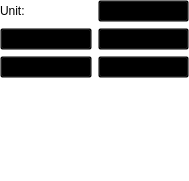
<?xml version="1.0" encoding="UTF-8"?>
<ui version="4.0">
 <class>Aquisition</class>
 <widget class="QWidget" name="Aquisition">
  <property name="geometry">
   <rect>
    <x>0</x>
    <y>0</y>
    <width>189</width>
    <height>181</height>
   </rect>
  </property>
  <property name="windowTitle">
   <string>Form</string>
  </property>
  <property name="autoFillBackground">
   <bool>false</bool>
  </property>
  <property name="styleSheet">
   <string notr="true">background-color:transparent;</string>
  </property>
  <layout class="QGridLayout" name="gridLayout">
   <property name="leftMargin">
    <number>0</number>
   </property>
   <property name="topMargin">
    <number>0</number>
   </property>
   <property name="rightMargin">
    <number>0</number>
   </property>
   <property name="bottomMargin">
    <number>0</number>
   </property>
   <item row="2" column="1">
    <widget class="QPushButton" name="m_pStop">
     <property name="text">
      <string>Stop</string>
     </property>
    </widget>
   </item>
   <item row="2" column="0">
    <widget class="QPushButton" name="m_pStart">
     <property name="text">
      <string>Start</string>
     </property>
    </widget>
   </item>
   <item row="5" column="0">
    <spacer name="verticalSpacer">
     <property name="orientation">
      <enum>Qt::Vertical</enum>
     </property>
     <property name="sizeHint" stdset="0">
      <size>
       <width>20</width>
       <height>40</height>
      </size>
     </property>
    </spacer>
   </item>
   <item row="3" column="0">
    <widget class="QPushButton" name="m_pClear">
     <property name="text">
      <string>Clear</string>
     </property>
    </widget>
   </item>
   <item row="0" column="0">
    <widget class="QLabel" name="label_2">
     <property name="text">
      <string>Unit:</string>
     </property>
    </widget>
   </item>
   <item row="0" column="1">
    <widget class="QComboBox" name="comboBox"/>
   </item>
   <item row="3" column="1">
    <widget class="QPushButton" name="m_pAquire">
     <property name="text">
      <string>Aquire</string>
     </property>
    </widget>
   </item>
  </layout>
 </widget>
 <resources/>
 <connections>
  <connection>
   <sender>Aquisition</sender>
   <signal>showAquire(bool)</signal>
   <receiver>m_pAquire</receiver>
   <slot>setVisible(bool)</slot>
   <hints>
    <hint type="sourcelabel">
     <x>152</x>
     <y>142</y>
    </hint>
    <hint type="destinationlabel">
     <x>153</x>
     <y>93</y>
    </hint>
   </hints>
  </connection>
  <connection>
   <sender>m_pStart</sender>
   <signal>clicked()</signal>
   <receiver>Aquisition</receiver>
   <slot>slotStarted()</slot>
   <hints>
    <hint type="sourcelabel">
     <x>27</x>
     <y>46</y>
    </hint>
    <hint type="destinationlabel">
     <x>-4</x>
     <y>59</y>
    </hint>
   </hints>
  </connection>
  <connection>
   <sender>m_pStop</sender>
   <signal>clicked()</signal>
   <receiver>Aquisition</receiver>
   <slot>slotStopped()</slot>
   <hints>
    <hint type="sourcelabel">
     <x>182</x>
     <y>39</y>
    </hint>
    <hint type="destinationlabel">
     <x>192</x>
     <y>42</y>
    </hint>
   </hints>
  </connection>
  <connection>
   <sender>m_pClear</sender>
   <signal>clicked()</signal>
   <receiver>Aquisition</receiver>
   <slot>slotCleared()</slot>
   <hints>
    <hint type="sourcelabel">
     <x>4</x>
     <y>93</y>
    </hint>
    <hint type="destinationlabel">
     <x>-12</x>
     <y>92</y>
    </hint>
   </hints>
  </connection>
  <connection>
   <sender>m_pAquire</sender>
   <signal>clicked(bool)</signal>
   <receiver>Aquisition</receiver>
   <slot>slotAquire()</slot>
   <hints>
    <hint type="sourcelabel">
     <x>181</x>
     <y>88</y>
    </hint>
    <hint type="destinationlabel">
     <x>191</x>
     <y>87</y>
    </hint>
   </hints>
  </connection>
 </connections>
 <slots>
  <signal>showAquire(bool)</signal>
  <slot>slotStarted()</slot>
  <slot>slotStopped()</slot>
  <slot>slotCleared()</slot>
  <slot>slotAquire()</slot>
 </slots>
</ui>
